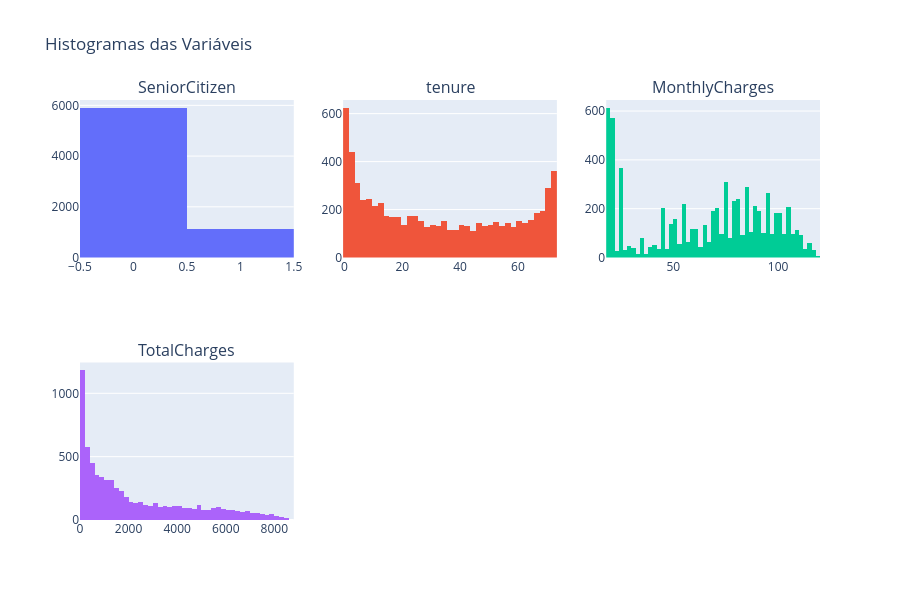

Notebook source saved alongside this figure:
### Code cell
import numpy as np
import plotly.graph_objects as go
from plotly.subplots import make_subplots

cols = df.select_dtypes(include="number").columns
n = len(cols)

ncols = 3
nrows = int(np.ceil(n / ncols))

fig = make_subplots(
    rows=nrows,
    cols=ncols,
    subplot_titles=cols
)

for i, col in enumerate(cols):
    
    row = i // ncols + 1
    col_pos = i % ncols + 1
    
    fig.add_trace(
        go.Histogram(x=df[col], name=col),
        row=row,
        col=col_pos
    )

fig.update_layout(
    height=300 * nrows,
    title="Histogramas das Variáveis",
    showlegend=False
)

fig.show()

### Figure 1 — Plotly figure (JSON) as saved in the notebook; plotly's stock layout.template omitted (floating-point values rounded to 4 significant figures; data arrays with more than 128 entries replaced by an {"elided": "..."} marker saying what was removed)
{"data": [{"name": "SeniorCitizen", "type": "histogram", "x": {"elided": "7043 int values"}, "xaxis": "x", "yaxis": "y"}, {"name": "tenure", "type": "histogram", "x": {"elided": "7043 int values"}, "xaxis": "x2", "yaxis": "y2"}, {"name": "MonthlyCharges", "type": "histogram", "x": {"elided": "7043 float values"}, "xaxis": "x3", "yaxis": "y3"}, {"name": "TotalCharges", "type": "histogram", "x": {"elided": "7043 float values"}, "xaxis": "x4", "yaxis": "y4"}], "layout": {"annotations": [{"font": {"size": 16}, "showarrow": false, "text": "SeniorCitizen", "x": 0.1444, "xanchor": "center", "xref": "paper", "y": 1, "yanchor": "bottom", "yref": "paper"}, {"font": {"size": 16}, "showarrow": false, "text": "tenure", "x": 0.5, "xanchor": "center", "xref": "paper", "y": 1, "yanchor": "bottom", "yref": "paper"}, {"font": {"size": 16}, "showarrow": false, "text": "MonthlyCharges", "x": 0.8556, "xanchor": "center", "xref": "paper", "y": 1, "yanchor": "bottom", "yref": "paper"}, {"font": {"size": 16}, "showarrow": false, "text": "TotalCharges", "x": 0.1444, "xanchor": "center", "xref": "paper", "y": 0.375, "yanchor": "bottom", "yref": "paper"}], "height": 600, "showlegend": false, "title": {"text": "Histogramas das Variáveis"}, "xaxis": {"anchor": "y", "domain": [0, 0.2889]}, "xaxis2": {"anchor": "y2", "domain": [0.3556, 0.6444]}, "xaxis3": {"anchor": "y3", "domain": [0.7111, 1]}, "xaxis4": {"anchor": "y4", "domain": [0, 0.2889]}, "xaxis5": {"anchor": "y5", "domain": [0.3556, 0.6444]}, "xaxis6": {"anchor": "y6", "domain": [0.7111, 1]}, "yaxis": {"anchor": "x", "domain": [0.625, 1]}, "yaxis2": {"anchor": "x2", "domain": [0.625, 1]}, "yaxis3": {"anchor": "x3", "domain": [0.625, 1]}, "yaxis4": {"anchor": "x4", "domain": [0, 0.375]}, "yaxis5": {"anchor": "x5", "domain": [0, 0.375]}, "yaxis6": {"anchor": "x6", "domain": [0, 0.375]}}}
